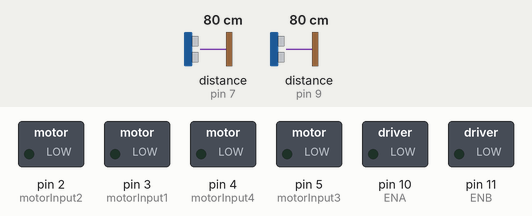
A sketch run on a simulated Arduino Uno, built with avr-gcc and run on an emulated ATmega328P. Shown: switched loads named in the sketch (green lamp = pin HIGH). Inputs (shaded band) come from the test bench; at power-on: distance to the obstacle (sensors on pin 7, pin 9) 80 cm. The echo pulse lasts 58.3 µs per cm.

Above: at 0.1 s.
At 2.2 s:
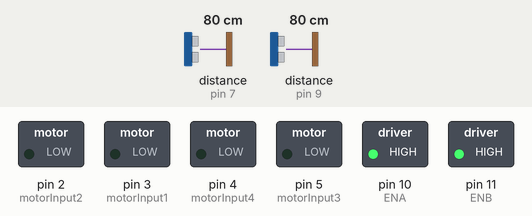
2.3 s: distance to the obstacle (sensor on pin 7) set to 54 cm
3.8 s: distance to the obstacle (sensor on pin 7) set to 45 cm
At 4.3 s:
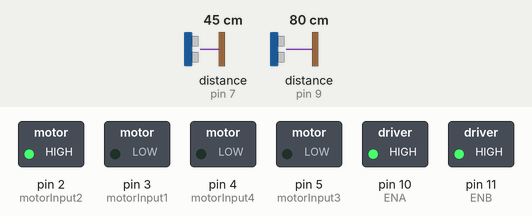
Timing chart, 0 to 6.8 s (numbered marks = the images above; inputs shaded):
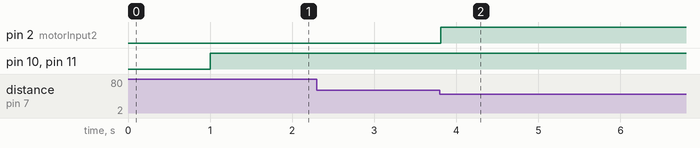

The sketch:

U_M_test.ino
```cpp
#include <NewPing.h>

#define SONAR_NUM 2      // Number of sensors.
#define MAX 60 // Maximum distance (in cm) to ping.
#define robo_dis 30
//speed vals

int speeed ;
long duration1;
long duration2;
int distance1;
int distance2;
float traveled_distance;
unsigned long time1;
unsigned long time2;
float elapsed_time;
float measured_speed;

const int trigger_pin = 9;
const int echo_pin = 8;


int max_dis=60;
int disR;
int disL;
int R;
int L;
int R1;
int wait;
int disRLZ=3;//if z=1 then :other robot in right ...else :other robot in left
//int smollestDisL;
void dis();
void forward();
void reverse();
void right();
void left();
void sharpRightTurn();
void sharpLeftTurn();

void stop_bot();


// Motor Variables
int ENA = 10;
int motorInput1 = 3;
int motorInput2 = 2;
int motorInput3 = 5;
int motorInput4 = 4;
int ENB = 11;


int motorA_speed=255;
int motorB_speed=255;

int motorA1_speed=255;
int motorB1_speed=255;


// Output Pins for Led


NewPing sonar[SONAR_NUM] = {   // Sensor object array.
  NewPing(6, 7, MAX), // Each sensor's trigger pin, echo pin, and max distance to ping.
  NewPing(8, 9, MAX)
  //, NewPing(8, 9, MAX_DISTANCE)
};


void setup()
{


  pinMode(motorInput1, OUTPUT);
  pinMode(motorInput2, OUTPUT);
  pinMode(motorInput3, OUTPUT);
  pinMode(motorInput4, OUTPUT);
  pinMode(ENA, OUTPUT);
  pinMode(ENB, OUTPUT);


  Serial.begin(9600);                     //setting serial monitor at a default baund rate of 9600

  delay(1000);


}
void loop()
{
   analogWrite(ENA, motorA_speed);
   analogWrite(ENB, motorB_speed);

  dis();

  if(disR!=0 and disR<50){
    right();
  }
else if(disL!=0 and disL<50){
    left();
}

}
  /*
  Speed();
  if(speeed<=65){
  sharpLeftTurn();
  reverse();
  while(disR==0){
  right();
  }
  trak();
  delay(5000);
  }
  else if(speeed>65){
reverse();
}
}


*/
void forward()
{
  /*The pin numbers and high, low values might be different depending on your connections */
   //analogWrite(ENA, motorA1_speed);
  //analogWrite(ENB, motorB1_speed);

  digitalWrite(motorInput1, LOW);
  digitalWrite(motorInput2, HIGH);
  digitalWrite(motorInput3, LOW);
  digitalWrite(motorInput4, HIGH);
}
void reverse()
{
  /*The pin numbers and high, low values might be different depending on your connections */
  digitalWrite(motorInput1, HIGH);
  digitalWrite(motorInput2, LOW);
  digitalWrite(motorInput3, HIGH);
  digitalWrite(motorInput4, LOW);
}

void right()
{
  /*The pin numbers and high, low values might be different depending on your connections */
  digitalWrite(motorInput1, LOW);
  digitalWrite(motorInput2, HIGH);
  digitalWrite(motorInput3, LOW);
  digitalWrite(motorInput4, LOW);
}
void left()
{
  /*The pin numbers and high, low values might be different depending on your connections */
  digitalWrite(motorInput1, LOW);
  digitalWrite(motorInput2, LOW);
  digitalWrite(motorInput3, LOW);
  digitalWrite(motorInput4, HIGH);
}
void sharpLeftTurn() {
  /*The pin numbers and high, low values might be different depending on your connections */
  digitalWrite(motorInput1, LOW);
  digitalWrite(motorInput2, HIGH);
  digitalWrite(motorInput3, HIGH);
  digitalWrite(motorInput4, LOW);
}
void sharpRightTurn() {
  /*The pin numbers and high, low values might be different depending on your connections */
  digitalWrite(motorInput1, HIGH);
  digitalWrite(motorInput2, LOW);
  digitalWrite(motorInput3, LOW);
  digitalWrite(motorInput4, HIGH);
}

void stop_bot()
{
  /*The pin numbers and high, low values might be different depending on your connections */
  digitalWrite(motorInput1, LOW);
  digitalWrite(motorInput2, LOW);
  digitalWrite(motorInput3, LOW);
  digitalWrite(motorInput4, LOW);
}
void dis(){
   disR=sonar[0].ping_cm();
   disL=sonar[1].ping_cm();
   if (disL==0 and disR!=0 and disR<=robo_dis){

   disRLZ=1;
   R=disR;
   }
   else if (disL!=0 and disR==0 and disL<=robo_dis){

   disRLZ=0;
   L=disL;
}
}

/*void study_Speed(){
//study

R1=R;
dis();
delay(300);
dis();

if(R-R1>=6){
reverse();
delay(600);
sharpLeftTurn();
delay(900);
dis();
//moving
//
if((disR!=0 and disR<=max_dis)or(disL!=0 and disL<=max_dis)){
do{
forward();
delay(200)
}
while(disR!=0 and disR<=max_dis)or(disL!=0 and disL<=max_dis);
}

else if(disR==0 and disL==0){
dis();
if(wait>=1500){
  do{
left();//or right cheack the func

  }
while(disR==0);


}
else {
delay(100);
wait=wait+100;
}
}
}


else if(R-R1<=6){

}
}*/
float Speed (){
  time1 = millis();
  digitalWrite(trigger_pin, LOW);   // clear the trigger_pin
  delayMicroseconds(2);

  // Set the trigger_pin on HIGH state for 10 micro seconds:
  digitalWrite(trigger_pin, HIGH);
  delayMicroseconds(10);
  digitalWrite(trigger_pin, LOW);

  // Read the echo_pin and return the sound wave travel time in microseconds:
  duration1 = pulseIn(echo_pin, HIGH);
  // Calculate the distance:
  distance1 = duration1*0.034/2;

  delay(200);


  // Second ultrasonic measurement...
  time2 = millis();
  // Set the trigger_pin on HIGH state for 10 micro seconds:
  digitalWrite(trigger_pin, HIGH);
  delayMicroseconds(10);
  digitalWrite(trigger_pin, LOW);

  // Read the echo_pin and return the sound wave travel time in microseconds:
  duration2 = pulseIn(echo_pin, HIGH);
  // Calculate the distance:
  distance2 = duration2*0.034/2;


  // Compute traveled distance, elapsed time and speed:
  traveled_distance = distance1-distance2;
  elapsed_time = time2-time1;
  measured_speed = (traveled_distance/elapsed_time*36);//*(1000/3600);

  // Print speed only if object final distance is less than 0.5 m away...
  if (distance2<50)
  {
    if ((fabs(traveled_distance) > 1.0))  // Print speed only if object moves for at least 1 cm...
    {
      // Print current distance of a object
      //Serial.print("Objekt je oddaljen ");
      //Serial.print(distance2);

      // Print if object is approaching or moving away
      if (measured_speed > 0)
      {
        //Serial.print("cm, in se približuje s hitrostjo ");
      }
      else
      {
        //Serial.print("cm, in se oddaljuje s hitrostjo ");
      }
      // Print speed of an object
      //Serial.print(fabs(measured_speed));
      //Serial.println(" km/h.");
      speeed=fabs(measured_speed);
      return (speeed);

    }
  }
}
void trak(){
//test robot motion
   analogWrite(ENA, motorA_speed);
   analogWrite(ENB, motorB_speed);


//case 1

  // part 1
  if ( disR<robo_dis and disR>10 and disL==0){

    do{
 ;
    //forward();
     sharpLeftTurn();
    dis();}
    while( disR<robo_dis and disR>10 and disL==0);

  }

  // part 2

  else if(disL<robo_dis and disL>10 and disR==0){
    do{
      sharpRightTurn();

    dis();}
    while(disL<robo_dis and disL>10 and disR==0);
  }

   // case 2

else if ((disR!=0 and disL!=0) and  (disR<10  or disL<10) ){//the other robot in danger zone
  do{
    forward();
    delay(100);
    dis();}
    while((disR!=0 and disL!=0) and  (disR<10  or disL<10));//the other robot in danger zone

}


     //case 3

     //part 1

    else if(disR==0 and disL==0){//the other robot isn't exist
      if(disRLZ==0){//searching about left recommand
       do{
        sharpLeftTurn();
        dis();}
        while(disR==0 and disL==0);
       }
        //part 2
      else if (disRLZ==1){//searching about right recommand
        do{
        sharpRightTurn();//حط while
        dis();}
        while(disR==0 and disL==0);}

        //part 3

        else if (disRLZ==3){
        do{
        sharpLeftTurn();
        dis();}
        while(disR==0 and disL==0);}

       }


    //case 4

        //part 1
        if (disR!=0 and disL==0 and disR>robo_dis and disR<max_dis  ){ //the other robot is exist but in out of attack range

            do{
            sharpLeftTurn();
            dis();}
            while(disR!=0 and disL==0 and disR>robo_dis and disR<max_dis);

         }

         //part 2

        else if(disL!=0 and disR==0 and disL>robo_dis and disL<max_dis){

            do{
            sharpRightTurn();
            dis();}
            while(disR==0 and disL!=0);
        }


  }


  /*Serial.print(disL);
  Serial.print("   ");
  Serial.println(disR);
*/
```

Measured:
- the behaviour switches between 49 and 48 cm on distance to the obstacle (sensor on pin 7) (found by bisection; images 1 and 2)
- after the input at 2.3 s, every drawn part: stays the same
- after the input at 3.8 s, pin 2 (motorInput2): LOW → HIGH at once
